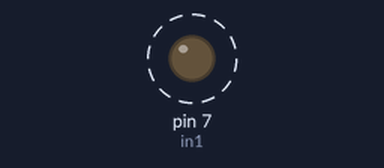
Simulated run of this sketch. Board: Arduino Uno, built with avr-gcc and run on an emulated ATmega328P. Parts: output pins drawn as LEDs (lit = HIGH). Dashed ring = blinking.

Above: at 0.5 s.
Timing chart, 0 to 4.6 s (numbered marks = the images above):
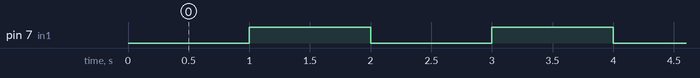

Measured:
- by itself, pin 7 (in1): alternates HIGH for 1.0 s and LOW for 1.0 s

The sketch:

simple_relay_scetch_OnOff_.ino
```cpp
int in1 = 7;


void setup() {
  pinMode(in1, OUTPUT);
  digitalWrite(in1, HIGH);
}

void loop() {
  digitalWrite(in1, LOW);
  delay(1000);
  digitalWrite(in1, HIGH);
  delay(1000);
}
```
